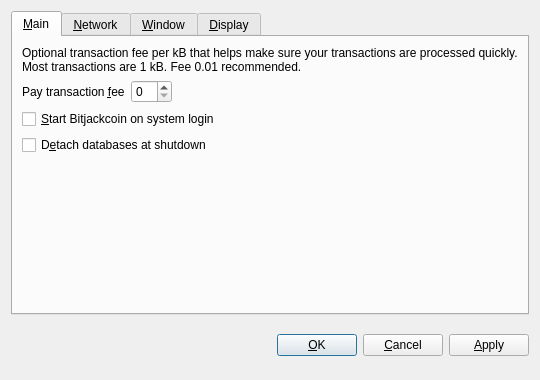
<?xml version="1.0" encoding="UTF-8"?>
<ui version="4.0">
 <class>OptionsDialog</class>
 <widget class="QDialog" name="OptionsDialog">
  <property name="geometry">
   <rect>
    <x>0</x>
    <y>0</y>
    <width>540</width>
    <height>380</height>
   </rect>
  </property>
  <property name="windowTitle">
   <string>Options</string>
  </property>
  <property name="modal">
   <bool>true</bool>
  </property>
  <layout class="QVBoxLayout" name="verticalLayout">
   <item>
    <widget class="QTabWidget" name="tabWidget">
     <property name="tabPosition">
      <enum>QTabWidget::North</enum>
     </property>
     <property name="currentIndex">
      <number>0</number>
     </property>
     <widget class="QWidget" name="tabMain">
      <attribute name="title">
       <string>&amp;Main</string>
      </attribute>
      <layout class="QVBoxLayout" name="verticalLayout_Main">
       <item>
        <widget class="QLabel" name="transactionFeeInfoLabel">
         <property name="text">
          <string>Optional transaction fee per kB that helps make sure your transactions are processed quickly. Most transactions are 1 kB. Fee 0.01 recommended.</string>
         </property>
         <property name="textFormat">
          <enum>Qt::PlainText</enum>
         </property>
         <property name="wordWrap">
          <bool>true</bool>
         </property>
        </widget>
       </item>
       <item>
        <layout class="QHBoxLayout" name="horizontalLayout_Main">
         <item>
          <widget class="QLabel" name="transactionFeeLabel">
           <property name="text">
            <string>Pay transaction &amp;fee</string>
           </property>
           <property name="textFormat">
            <enum>Qt::PlainText</enum>
           </property>
           <property name="buddy">
            <cstring>transactionFee</cstring>
           </property>
          </widget>
         </item>
         <item>
          <widget class="BitjackcoinAmountField" name="transactionFee"/>
         </item>
         <item>
          <spacer name="horizontalSpacer_Main">
           <property name="orientation">
            <enum>Qt::Horizontal</enum>
           </property>
           <property name="sizeHint" stdset="0">
            <size>
             <width>40</width>
             <height>20</height>
            </size>
           </property>
          </spacer>
         </item>
        </layout>
       </item>
       <item>
        <widget class="QCheckBox" name="bitjackcoinAtStartup">
         <property name="toolTip">
          <string>Automatically start Bitjackcoin after logging in to the system.</string>
         </property>
         <property name="text">
          <string>&amp;Start Bitjackcoin on system login</string>
         </property>
        </widget>
       </item>
       <item>
        <widget class="QCheckBox" name="detachDatabases">
         <property name="toolTip">
          <string>Detach block and address databases at shutdown. This means they can be moved to another data directory, but it slows down shutdown. The wallet is always detached.</string>
         </property>
         <property name="text">
          <string>D&amp;etach databases at shutdown</string>
         </property>
        </widget>
       </item>
       <item>
        <spacer name="verticalSpacer_Main">
         <property name="orientation">
          <enum>Qt::Vertical</enum>
         </property>
         <property name="sizeHint" stdset="0">
          <size>
           <width>20</width>
           <height>40</height>
          </size>
         </property>
        </spacer>
       </item>
      </layout>
     </widget>
     <widget class="QWidget" name="tabNetwork">
      <attribute name="title">
       <string>&amp;Network</string>
      </attribute>
      <layout class="QVBoxLayout" name="verticalLayout_Network">
       <item>
        <widget class="QCheckBox" name="mapPortUpnp">
         <property name="toolTip">
          <string>Automatically open the Bitjackcoin client port on the router. This only works when your router supports UPnP and it is enabled.</string>
         </property>
         <property name="text">
          <string>Map port using &amp;UPnP</string>
         </property>
        </widget>
       </item>
       <item>
        <widget class="QCheckBox" name="connectSocks">
         <property name="toolTip">
          <string>Connect to the Bitjackcoin network through a SOCKS proxy (e.g. when connecting through Tor).</string>
         </property>
         <property name="text">
          <string>Connect through &amp;SOCKS proxy:</string>
         </property>
        </widget>
       </item>
       <item>
        <layout class="QHBoxLayout" name="horizontalLayout_Network">
         <item>
          <widget class="QLabel" name="proxyIpLabel">
           <property name="text">
            <string>Proxy &amp;IP:</string>
           </property>
           <property name="textFormat">
            <enum>Qt::PlainText</enum>
           </property>
           <property name="buddy">
            <cstring>proxyIp</cstring>
           </property>
          </widget>
         </item>
         <item>
          <widget class="QValidatedLineEdit" name="proxyIp">
           <property name="maximumSize">
            <size>
             <width>140</width>
             <height>16777215</height>
            </size>
           </property>
           <property name="toolTip">
            <string>IP address of the proxy (e.g. 127.0.0.1)</string>
           </property>
          </widget>
         </item>
         <item>
          <widget class="QLabel" name="proxyPortLabel">
           <property name="text">
            <string>&amp;Port:</string>
           </property>
           <property name="textFormat">
            <enum>Qt::PlainText</enum>
           </property>
           <property name="buddy">
            <cstring>proxyPort</cstring>
           </property>
          </widget>
         </item>
         <item>
          <widget class="QLineEdit" name="proxyPort">
           <property name="maximumSize">
            <size>
             <width>55</width>
             <height>16777215</height>
            </size>
           </property>
           <property name="toolTip">
            <string>Port of the proxy (e.g. 9050)</string>
           </property>
          </widget>
         </item>
         <item>
          <widget class="QLabel" name="socksVersionLabel">
           <property name="text">
            <string>SOCKS &amp;Version:</string>
           </property>
           <property name="textFormat">
            <enum>Qt::PlainText</enum>
           </property>
           <property name="buddy">
            <cstring>socksVersion</cstring>
           </property>
          </widget>
         </item>
         <item>
          <widget class="QValueComboBox" name="socksVersion">
           <property name="toolTip">
            <string>SOCKS version of the proxy (e.g. 5)</string>
           </property>
          </widget>
         </item>
         <item>
          <spacer name="horizontalSpacer_Network">
           <property name="orientation">
            <enum>Qt::Horizontal</enum>
           </property>
           <property name="sizeHint" stdset="0">
            <size>
             <width>40</width>
             <height>20</height>
            </size>
           </property>
          </spacer>
         </item>
        </layout>
       </item>
       <item>
        <spacer name="verticalSpacer_Network">
         <property name="orientation">
          <enum>Qt::Vertical</enum>
         </property>
         <property name="sizeHint" stdset="0">
          <size>
           <width>20</width>
           <height>40</height>
          </size>
         </property>
        </spacer>
       </item>
      </layout>
     </widget>
     <widget class="QWidget" name="tabWindow">
      <attribute name="title">
       <string>&amp;Window</string>
      </attribute>
      <layout class="QVBoxLayout" name="verticalLayout_Window">
       <item>
        <widget class="QCheckBox" name="minimizeToTray">
         <property name="toolTip">
          <string>Show only a tray icon after minimizing the window.</string>
         </property>
         <property name="text">
          <string>Minimize to the &amp;tray instead of the taskbar</string>
         </property>
        </widget>
       </item>
       <item>
        <widget class="QCheckBox" name="minimizeOnClose">
         <property name="toolTip">
          <string>Minimize instead of exit the application when the window is closed. When this option is enabled, the application will be closed only after selecting Quit in the menu.</string>
         </property>
         <property name="text">
          <string>M&amp;inimize on close</string>
         </property>
        </widget>
       </item>
       <item>
        <spacer name="verticalSpacer_Window">
         <property name="orientation">
          <enum>Qt::Vertical</enum>
         </property>
         <property name="sizeHint" stdset="0">
          <size>
           <width>20</width>
           <height>40</height>
          </size>
         </property>
        </spacer>
       </item>
      </layout>
     </widget>
     <widget class="QWidget" name="tabDisplay">
      <attribute name="title">
       <string>&amp;Display</string>
      </attribute>
      <layout class="QVBoxLayout" name="verticalLayout_Display">
       <item>
        <layout class="QHBoxLayout" name="horizontalLayout_1_Display">
         <item>
          <widget class="QLabel" name="langLabel">
           <property name="text">
            <string>User Interface &amp;language:</string>
           </property>
           <property name="textFormat">
            <enum>Qt::PlainText</enum>
           </property>
           <property name="buddy">
            <cstring>lang</cstring>
           </property>
          </widget>
         </item>
         <item>
          <widget class="QValueComboBox" name="lang">
           <property name="toolTip">
            <string>The user interface language can be set here. This setting will take effect after restarting Bitjackcoin.</string>
           </property>
          </widget>
         </item>
        </layout>
       </item>
       <item>
        <layout class="QHBoxLayout" name="horizontalLayout_2_Display">
         <item>
          <widget class="QLabel" name="unitLabel">
           <property name="text">
            <string>&amp;Unit to show amounts in:</string>
           </property>
           <property name="textFormat">
            <enum>Qt::PlainText</enum>
           </property>
           <property name="buddy">
            <cstring>unit</cstring>
           </property>
          </widget>
         </item>
         <item>
          <widget class="QValueComboBox" name="unit">
           <property name="toolTip">
            <string>Choose the default subdivision unit to show in the interface and when sending coins.</string>
           </property>
          </widget>
         </item>
        </layout>
       </item>
       <item>
        <widget class="QCheckBox" name="displayAddresses">
         <property name="toolTip">
          <string>Whether to show Bitjackcoin addresses in the transaction list or not.</string>
         </property>
         <property name="text">
          <string>Display addresses in &amp;transaction list</string>
         </property>
        </widget>
       </item>
       <item>
        <spacer name="verticalSpacer_Display">
         <property name="orientation">
          <enum>Qt::Vertical</enum>
         </property>
         <property name="sizeHint" stdset="0">
          <size>
           <width>20</width>
           <height>40</height>
          </size>
         </property>
        </spacer>
       </item>
      </layout>
     </widget>
    </widget>
   </item>
   <item>
    <layout class="QHBoxLayout" name="horizontalLayout_Buttons">
     <item>
      <spacer name="horizontalSpacer_1">
       <property name="orientation">
        <enum>Qt::Horizontal</enum>
       </property>
       <property name="sizeHint" stdset="0">
        <size>
         <width>40</width>
         <height>48</height>
        </size>
       </property>
      </spacer>
     </item>
     <item>
      <widget class="QLabel" name="statusLabel">
       <property name="font">
        <font>
         <weight>75</weight>
         <bold>true</bold>
        </font>
       </property>
       <property name="text">
        <string/>
       </property>
       <property name="textFormat">
        <enum>Qt::PlainText</enum>
       </property>
       <property name="wordWrap">
        <bool>true</bool>
       </property>
      </widget>
     </item>
     <item>
      <spacer name="horizontalSpacer_2">
       <property name="orientation">
        <enum>Qt::Horizontal</enum>
       </property>
       <property name="sizeHint" stdset="0">
        <size>
         <width>40</width>
         <height>48</height>
        </size>
       </property>
      </spacer>
     </item>
     <item>
      <widget class="QPushButton" name="okButton">
       <property name="text">
        <string>&amp;OK</string>
       </property>
      </widget>
     </item>
     <item>
      <widget class="QPushButton" name="cancelButton">
       <property name="text">
        <string>&amp;Cancel</string>
       </property>
       <property name="autoDefault">
        <bool>false</bool>
       </property>
      </widget>
     </item>
     <item>
      <widget class="QPushButton" name="applyButton">
       <property name="text">
        <string>&amp;Apply</string>
       </property>
       <property name="autoDefault">
        <bool>false</bool>
       </property>
      </widget>
     </item>
    </layout>
   </item>
  </layout>
 </widget>
 <customwidgets>
  <customwidget>
   <class>BitjackcoinAmountField</class>
   <extends>QSpinBox</extends>
   <header>bitjackcoinamountfield.h</header>
  </customwidget>
  <customwidget>
   <class>QValueComboBox</class>
   <extends>QComboBox</extends>
   <header>qvaluecombobox.h</header>
  </customwidget>
  <customwidget>
   <class>QValidatedLineEdit</class>
   <extends>QLineEdit</extends>
   <header>qvalidatedlineedit.h</header>
  </customwidget>
 </customwidgets>
 <resources/>
 <connections/>
</ui>
